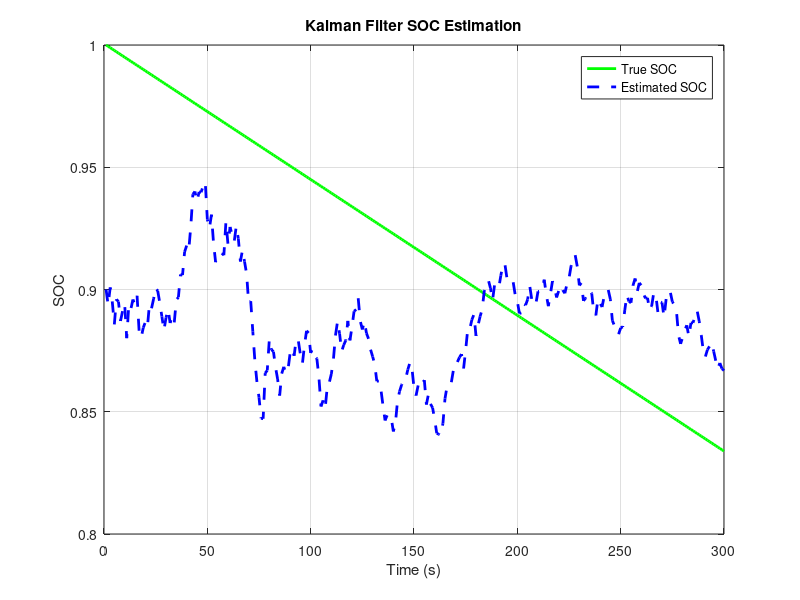

Write MATLAB code to recreate this figure.
clc;
clear all;

%capacity of battery
Q_battery = 3600; 
dt=1;
N = 300;

%ECM parameters
R0=0.01;
OCV_slope = 0.01;
OCV_intercept = 0.3;

true_SOC= zeros(1,N);
true_SOC(1)=1;

%simulating the battery
I = 2 * ones(1, N); 
V = zeros(1,N);

for i=2:N
    true_SOC(i)= true_SOC(i-1)-I(i-1)*dt/Q_battery;
    V(i)=OCV_slope*true_SOC(i)+OCV_intercept-I(i)*R0;
end

V_meas = V+ 0.01*randn(1,N);

%initialisation for kalman filter
x_hat = zeros(1,N);
x_hat(1)= 0.9;

%initial estimate of covariance
p_confidence= 0.01;
%process noise covraince
q_cov=1e-5;
%measurement noise covraince
r_cov=1e-4;

for i=2:N
    x_pred=x_hat(i-1) -(I(i-1)*dt)/Q_battery;
    P_pred=p_confidence+q_cov;
    H= OCV_slope;
    Kalman_gain = H*P_pred/(H^2*P_pred+r_cov);
    V_pred = OCV_slope * x_pred + OCV_intercept - R0 * I(i);
    x_hat(i)=x_pred+Kalman_gain*(V_meas(i)-V_pred);
    p_confidence = (1 - Kalman_gain * H) * P_pred;

end

figure;
plot(1:N, true_SOC, 'g', 'LineWidth', 2); hold on;
plot(1:N, x_hat, 'b--', 'LineWidth', 2);
xlabel('Time (s)');
ylabel('SOC');
legend('True SOC', 'Estimated SOC');
title('Kalman Filter SOC Estimation');
grid on;














